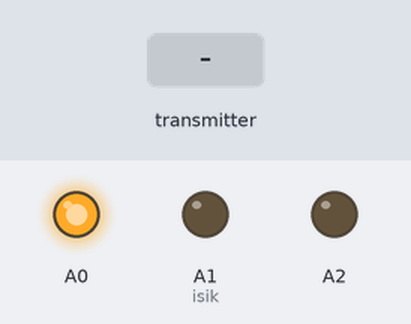
Bench run of a sketch on a simulated Arduino Uno, built with avr-gcc and run on an emulated ATmega328P. On the bench: output pins drawn as LEDs (lit = HIGH). The inputs (shaded band) are chosen by the test bench. No radio packets arrive unless stated.

Above: at 1.2 s.
1.3 s: the transmitter starts sending mesaj.0 = 0
At 2.6 s:
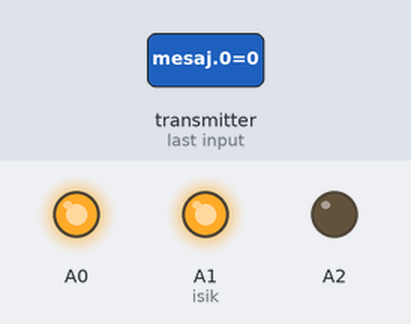
Timing chart, 0 to 4.3 s (numbered marks = the images above; inputs shaded):
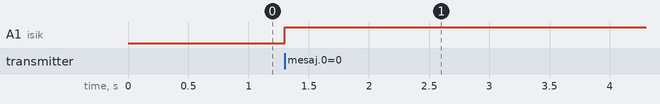

The sketch:

isiklandirma.ino
```cpp
#include <SPI.h>
#include "nRF24L01.h"
#include "RF24.h"
int mesaj[1];
RF24 alici(9, 10);
const uint64_t kanal = 0x415441;
int isik = A1;

void setup(void)
{
  Serial.begin(9600);
  alici.begin();
  alici.openReadingPipe(1, kanal);
  alici.startListening();
  pinMode(A2, OUTPUT);
  pinMode(A0, OUTPUT);
  pinMode(isik, OUTPUT);
  digitalWrite(A0, HIGH);
  digitalWrite(A2, LOW);
}

void loop(void)
{
  if (alici.available())
  {
    bool done = false;
    while (!done)
    {
      done = alici.read(mesaj, 1);
      if (mesaj[0] == 123)
      {
        delay(10);
        digitalWrite(isik, LOW);
      }
      else
      {
        digitalWrite(isik, HIGH);
      }
      delay(10);
    }
  }
}
```

Measured:
- after the input at 1.3 s, A1 (isik): LOW → HIGH at once
